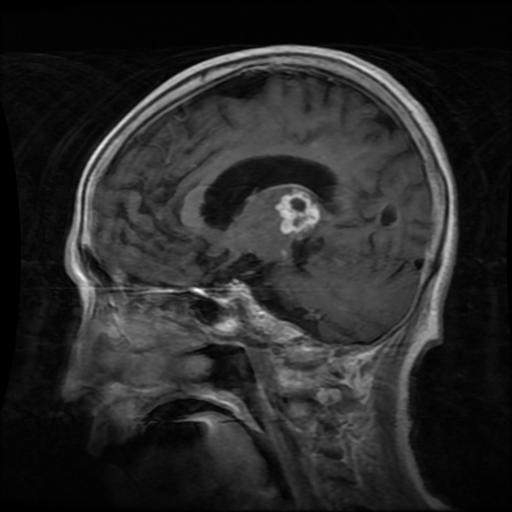
#> input picture raw_data/glomia/Tr-gl_0025.jpg, 512 x 512 px, found by its file name; its folder holds 3 pictures in this run
$ python preprocess_data_seg.py
#> lines starting #> are read from the running program, lines starting #| are printed output that depends on the picture; after the words box and inside, x2 and y2 are one past the last pixel; in counts of white or black regions, pixels touching at a corner belong together
import cv2
import os
import numpy as np
import random
import shutil
from tqdm import tqdm

def get_project_root():
    current_path = os.path.abspath(__file__)
    while os.path.basename(current_path) != "NeuroScanVision":
        parent = os.path.dirname(current_path)
        if parent == current_path: return os.path.dirname(os.path.abspath(__file__))
        current_path = parent
    return current_path

BASE_DIR = get_project_root()
RAW_DIR = os.path.join(BASE_DIR, "raw_data")
DEST_DIR = os.path.join(BASE_DIR, "data", "yolo_segmentation")

def get_segmentation_polygon(img):
    """Traces the tumor shape and returns normalized coordinates."""
    gray = cv2.cvtColor(img, cv2.COLOR_BGR2GRAY)
    blurred = cv2.GaussianBlur(gray, (11, 11), 0)
    _, thresh = cv2.threshold(blurred, 150, 255, cv2.THRESH_BINARY)
    contours, _ = cv2.findContours(thresh, cv2.RETR_EXTERNAL, cv2.CHAIN_APPROX_SIMPLE)

    if contours:
        largest_cnt = max(contours, key=cv2.contourArea)
        # Simplify the shape to keep the file small
        epsilon = 0.002 * cv2.arcLength(largest_cnt, True)
        approx = cv2.approxPolyDP(largest_cnt, epsilon, True)

        h, w = img.shape[:2]
        points = []
        for p in approx:
            points.append(f"{p[0][0]/w:.4f} {p[0][1]/h:.4f}")
        return " ".join(points)
    return None

def setup_folders():
    if os.path.exists(DEST_DIR): shutil.rmtree(DEST_DIR)
    for split in ["train", "val", "test"]:
        os.makedirs(os.path.join(DEST_DIR, "images", split), exist_ok=True)
        os.makedirs(os.path.join(DEST_DIR, "labels", split), exist_ok=True)

def run():
    print(f"📐 Creating Segmentation Dataset in: {DEST_DIR}")
    setup_folders()
    categories = [("glomia", 0), ("meningioma", 1), ("pituitary", 2), ("no_tumor", 3)]

    for cat, cid in categories:
        src = os.path.join(RAW_DIR, cat)
        if not os.path.exists(src): continue
        imgs = [f for f in os.listdir(src) if f.lower().endswith(('.jpg', '.png', '.jpeg'))]
        random.shuffle(imgs)

        # Split 70/20/10
        t_end, v_end = int(len(imgs)*0.7), int(len(imgs)*0.9)
        splits = {"train": imgs[:t_end], "val": imgs[t_end:v_end], "test": imgs[v_end:]}

        for split_name, img_list in splits.items():
            for img_name in tqdm(img_list, desc=f"{cat} -> {split_name}"):
                img = cv2.imread(os.path.join(src, img_name))
#> img is the input picture: shape (512, 512, 3); min 0, max 250, mean 40
                if img is None: continue
                img_res = cv2.resize(img, (640, 640))

                # Save Image
                unique_name = f"{cat}_{img_name}"
                cv2.imwrite(os.path.join(DEST_DIR, "images", split_name, unique_name), img_res)

                # Save Segmentation Label
                polygon = get_segmentation_polygon(img_res)
#> in get_segmentation_polygon, `_, thresh = cv2.threshold(blurred, 150, 255, cv2.THRESH_BINARY)`:
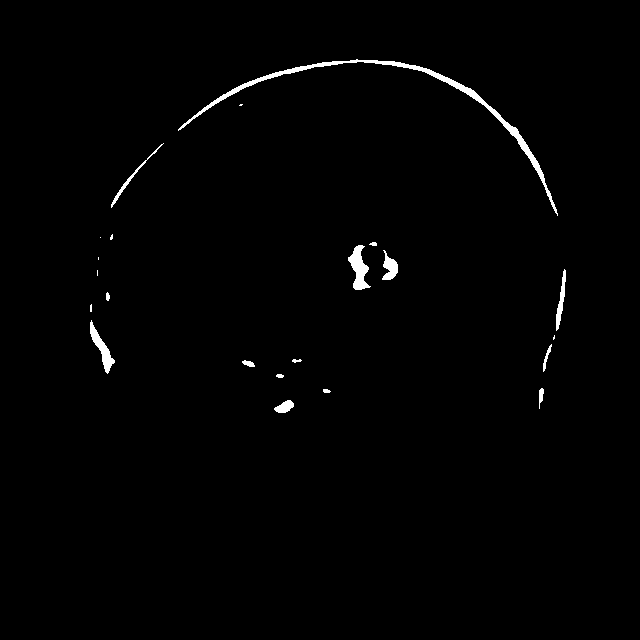
#> thresh: shape (640, 640); 1% white; 22 white regions (7 under 20 px)
#> in get_segmentation_polygon, `contours, _ = cv2.findContours(thresh, cv2.RETR_EXTERNAL, cv2.CHAIN_AP..`: contours = 22 contours, 12 with area under 20; largest, box (x1, y1, x2, y2) and area: (178, 59, 558, 216) 1610, (348, 245, 371, 290) 468, (90, 320, 115, 374) 357, (382, 250, 398, 280) 228, (556, 269, 566, 331) 188
#> in get_segmentation_polygon, `largest_cnt = max(contours, key=cv2.contourArea)`: largest_cnt = contour of 455 points, box (x1, y1, x2, y2) (178, 59, 558, 216), area 1610
#> in get_segmentation_polygon, `epsilon = 0.002 * cv2.arcLength(largest_cnt, True)`: epsilon = 1.99
#> in get_segmentation_polygon, `approx = cv2.approxPolyDP(largest_cnt, epsilon, True)`: approx = contour of 18 points, box (x1, y1, x2, y2) (178, 59, 558, 216), area 1718
#> the loop in get_segmentation_polygon, `for p in approx:` made 18 passes
#> p on passes 1 to 12: [[178, 129]], [[240, 89]], [[283, 73]], [[357, 61]], [[417, 69]], [[465, 92]], [[483, 104]], [[503, 124]], [[530, 159]], [[557, 215]], [[539, 165]], [[517, 129]]
#> after the loop in get_segmentation_polygon, `for p in approx:`: points = 18 items, first 6: '0.2781 0.2016', '0.3750 0.1391', '0.4422 0.1141', '0.5578 0.0953', '0.6516 0.1078', '0.7266 0.1437'
                if polygon and cat != "no_tumor":
                    with open(os.path.join(DEST_DIR, "labels", split_name, os.path.splitext(unique_name)[0]+".txt"), 'w') as f:
                        f.write(f"{cid} {polygon}\n")

if __name__ == "__main__":
    run()
